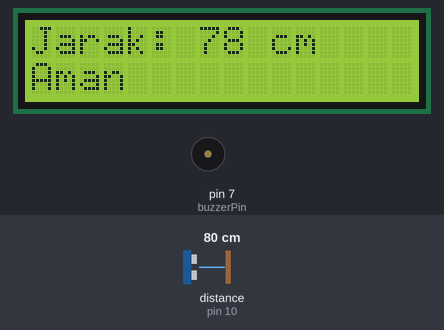
Simulated run of this sketch. Board: Arduino Uno, built with avr-gcc and run on an emulated ATmega328P. Shown: 16×2 character LCD, buzzer (waves = sounding). Wiring (inferred from the names in the program): ultrasonic range finder: trigger pin 9; echo pin 10. The inputs (shaded band) are chosen by the test bench; at power-on: distance to the obstacle (sensor on pin 10) 80 cm. The echo pulse lasts 58.3 µs per cm.

Above: at 3.2 s.
3.3 s: distance to the obstacle (sensor on pin 10) set to 39 cm
At 4.5 s:
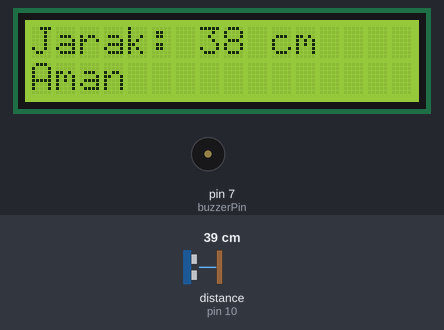
5.1 s: distance to the obstacle (sensor on pin 10) set to 32 cm
At 5.7 s:
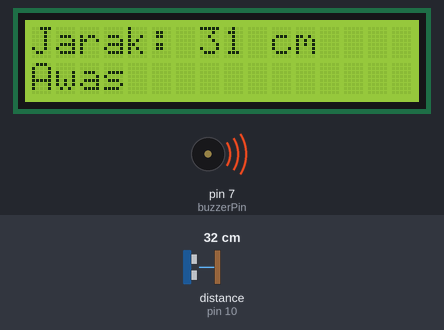
6.7 s: distance to the obstacle (sensor on pin 10) set to 2 cm
At 9.0 s:
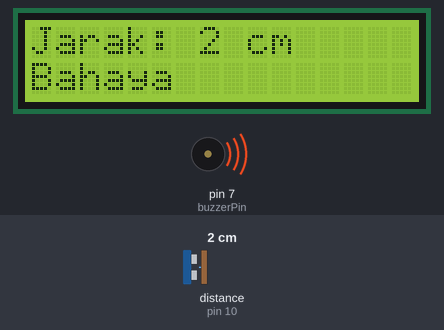
9.3 s: distance to the obstacle (sensor on pin 10) set to 18 cm
At 10.3 s:
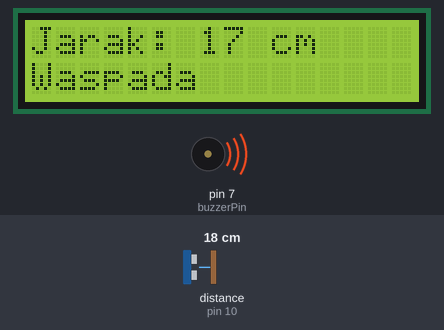
Timing chart, 0 to 11.9 s (numbered marks = the images above; inputs shaded):
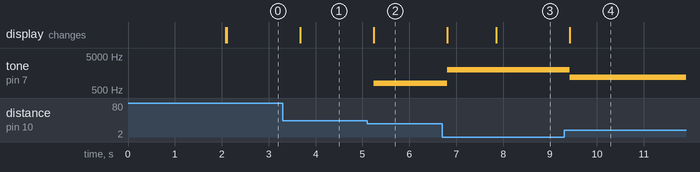

Measured:
- the behaviour switches between 37 and 36 cm on distance to the obstacle (sensor on pin 10) (found by bisection; images 1 and 2)
- after the input at 3.3 s, the display: changes after 0.38 s (image 1)
- after the input at 5.1 s, tone on pin 7 (buzzerPin): silent → 800 Hz after 0.14 s; the display: changes after 0.14 s (image 2)
- after the input at 6.7 s, tone on pin 7 (buzzerPin): 800 Hz → 2000 Hz after 0.11 s; the display: first changes after 0.11 s (image 3 shows a later state)
- after the input at 9.3 s, tone on pin 7 (buzzerPin): 2000 Hz → 1200 Hz after 0.12 s; the display: changes after 0.12 s (image 4)

The sketch:

sensor-mobil.ino
```cpp
#include <Wire.h>
#include <LiquidCrystal_I2C.h>

// LCD I2C (alamat default Tinkercad)
LiquidCrystal_I2C lcd(0x27, 16, 2);

// Pin HC-SR04
const int trigPin = 9;
const int echoPin = 10;

// Pin Piezo Buzzer (DIGITAL!)
const int buzzerPin = 7;

long duration;
int distance;

void setup() {
  pinMode(trigPin, OUTPUT);
  pinMode(echoPin, INPUT);
  pinMode(buzzerPin, OUTPUT);

  lcd.init();
  lcd.backlight();

  lcd.setCursor(0, 0);
  lcd.print("Sensor Dimulai");
  delay(2000);
  lcd.clear();
}

void loop() {
  // Trigger HC-SR04
  digitalWrite(trigPin, LOW);
  delayMicroseconds(2);
  digitalWrite(trigPin, HIGH);
  delayMicroseconds(10);
  digitalWrite(trigPin, LOW);

  // Baca pantulan
  duration = pulseIn(echoPin, HIGH, 30000);

  // Hitung jarak (cm)
  distance = duration * 0.034 / 2;

  lcd.clear();
  lcd.setCursor(0, 0);
  lcd.print("Jarak: ");
  lcd.print(distance);
  lcd.print(" cm");

  lcd.setCursor(0, 1);

  // Logika suara + tampilan
  if (distance > 35) {
    lcd.print("Aman");
    noTone(buzzerPin);
  }
  else if (distance > 30) {
    lcd.print("Awas");
    tone(buzzerPin, 800);
  }
  else if (distance > 15) {
    lcd.print("Waspada");
    tone(buzzerPin, 1200);
  }
  else {
    lcd.print("Bahaya");
    tone(buzzerPin, 2000);
  }

  delay(500);
}
```
